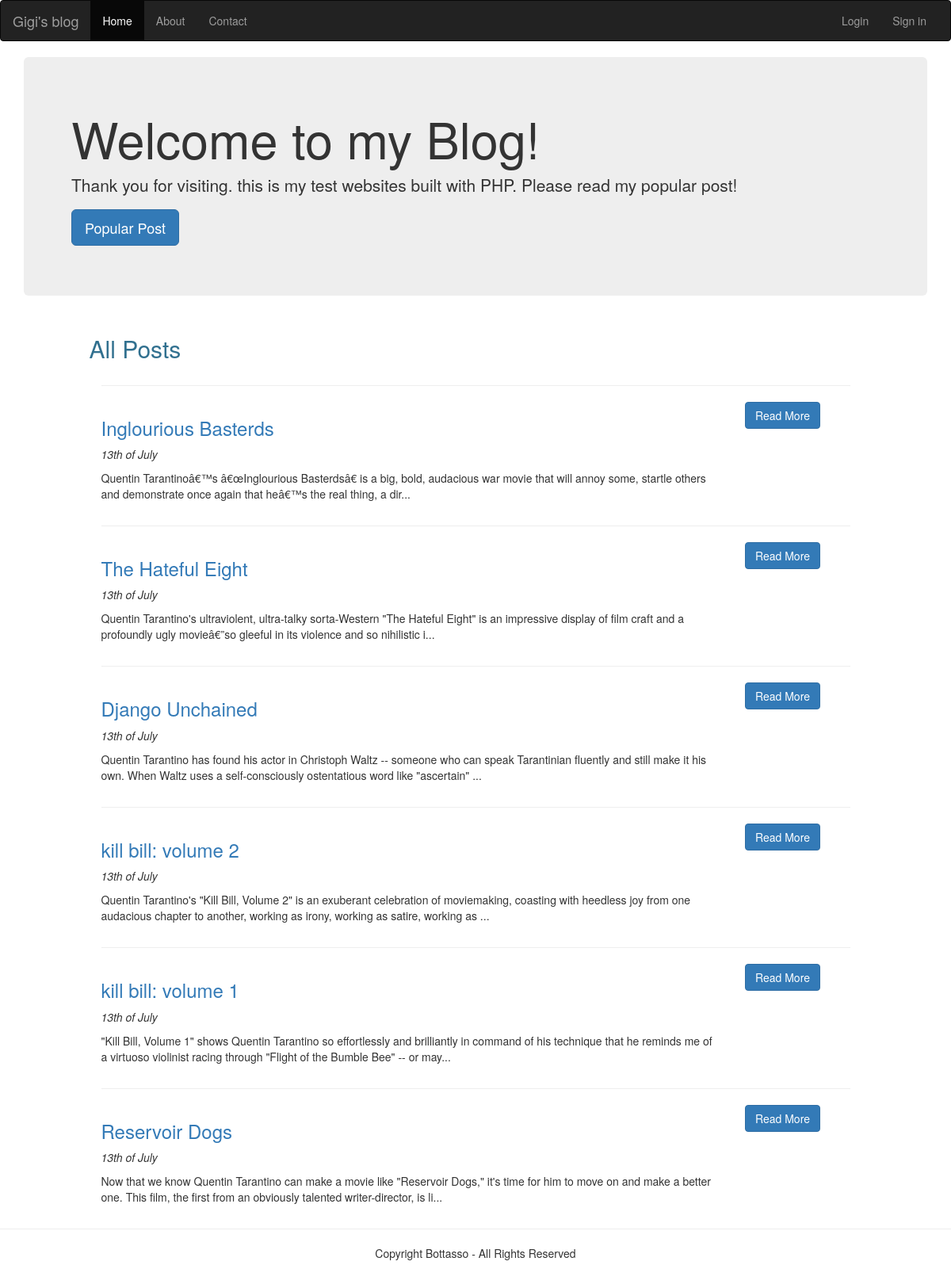
The app's page /view/home.php with its own data.
### tables this page shows
CREATE TABLE `post` (
  `ID` int(11) NOT NULL,
  `Title` varchar(255) NOT NULL,
  `Body` text NOT NULL,
  `Tags` varchar(255) DEFAULT NULL,
  `views` int(11) NOT NULL DEFAULT '0',
  `post_create` timestamp NULL DEFAULT CURRENT_TIMESTAMP,
  `post_update` timestamp NOT NULL DEFAULT CURRENT_TIMESTAMP ON UPDATE CURRENT_TIMESTAMP
);

### controller/all_post_controller.php (called while the page is built)
<?php
	$root = (strcmp($_SERVER['HTTP_HOST'], 'localhost')==0 ? ($_SERVER['DOCUMENT_ROOT']. '/MyBlog') : '') . '/';
		require_once $root . 'model/select_controller.php';
		require_once $root . 'controller/post_controller.php';
		$all_post_array = true;
		$state = selectAll($all_post_array);
		$all_post = array();
		foreach ($all_post_array as $obj) {
			$id = $obj['ID'];
			$title = $obj['Title'];
			$body = $obj['Body'];
			$tags = $obj['Tags'];
			$create = $obj['post_create'];
			$update = $obj['post_update'];
			$all_post[] = new Post($id, $title, $body, $tags, $create, $update);
		}

### model/DB.php (called while the page is built, shortened)
<?php
	class DB{
		private $DB_connection;
		private $DB_host;
		private $DB_name;
		private $DB_username;
		private $DB_password;
		private $link;
		function __construct($DB_connection=DB_CONNECTION, $DB_host=DB_HOST, $DB_name=DB_NAME, $DB_username=DB_USERNAME, $DB_password=DB_PASSWORD){
			$this->DB_connection = $DB_connection;
			$this->DB_host = $DB_host;
			$this->DB_name = $DB_name;
			$this->DB_username = $DB_username;
			$this->DB_password = $DB_password;
			$this->link = $this->connection();
		}
		private function connection(){
			try {
			    $conn = new PDO($this->DB_connection.':host='.$this->DB_host.';dbname='.$this->DB_name, $this->DB_username, $this->DB_password);
			    $conn->setAttribute(PDO::ATTR_ERRMODE, PDO::ERRMODE_EXCEPTION);
			    return $conn;
		    }catch(PDOException $e){
		    	return array('error' => $e->getCode());
		    }
		}
		function exec($query, $parameters=array(), &$results=null){
			try{
				$stmt = $this->link->prepare($query);
				$state = $stmt->execute($parameters);
				if($results != null)
					$results = $stmt->fetchAll(PDO::FETCH_ASSOC);
				return array('state' => $state);
			}catch(PDOException $e){
				return array('error' => $e->getCode());
			}
		}
	}

### model/select_controller.php (called while the page is built, shortened)
<?php
$root = (strcmp($_SERVER['HTTP_HOST'], 'localhost')==0 ? ($_SERVER['DOCUMENT_ROOT']. '/MyBlog') : '') . '/';
require_once $root . 'model/DB.php';
function selectAll(&$results, $table = 'Post', $order = 'ID'){
	$conn = new DB();
	$sql = 'SELECT * FROM ' . $table . ' t ORDER BY t.'. $order .' DESC';
	return $conn->exec($sql, array(), $results);
}

### controller/post_controller.php (called while the page is built, shortened)
<?php
$root = (strcmp($_SERVER['HTTP_HOST'], 'localhost')==0 ? ($_SERVER['DOCUMENT_ROOT']. '/MyBlog') : '') . '/';
	require_once $root . 'model/DB.php';
class Post {
	private $id;
	private $title;
	private $body;
	private $update;
	function __construct($id=null, $title=null, $body=null, $tags=null, $create=null, $update=null){
		$this->id = $id;
		$this->title = $title;
		$this->body = $body;
		$this->update = $update;
	}
	function getID(){
		return $this->id;
	}
	function getTitle(){
		return $this->title;
	}
	function getBody(){
		return $this->body;
	}
	function getDate(){
		return date('jS \of F', strtotime($this->update));
	}
}

### view/home.php (the view, shortened to what this page needs)
<?php
    $root = (strcmp($_SERVER['HTTP_HOST'], 'localhost')==0 ? ($_SERVER['DOCUMENT_ROOT']. '/MyBlog') : '') . '/';
 ?>
<!DOCTYPE html>
<html lang="en">
    <head>
    <?php require_once $root . 'view/components/header.php' ?>
    </head>
    <body>
        <?php require_once $root . 'view/components/navbar.php' ?>
        <div class="container">
        	<?php require_once $root . 'controller/all_post_controller.php' ?>
	        <?php require_once $root . 'view/welcome.php' ?>
            <div class="row">
            <div class="col col-md-offset-1"><h2 class="text-info">All Posts</h2></div>
            </div>
            <div class="row">
            <?php
                for ($i=0; $i < count($all_post); $i++) {
                ?>
                    <div class="col col-md-10 col-md-offset-1">
                    <hr>
                    <div class="row">
                        <div class="col col-md-10">
                            <h3 class="text-primary"> <?php echo $all_post[$i]->getTitle() ?> </h3>
                            <p><em><?php  echo $all_post[$i]->getDate() ?></em></p>
                            <p><?php echo substr($all_post[$i]->getBody(),0,200).((strlen($all_post[$i]->getBody())>200) ? '...' : '') ?></p>
                        </div>
                        <div class="col col-md-2">
                            <a href=<?php echo 'view_post.php?p=' . urlencode($all_post[$i]->getID()) ?> class="btn btn-primary">Read More</a>
                        </div>
                    </div>
                    </div>
            <?php
                }
             ?>
            </div>
        </div>
        <div class="row">
            <?php require_once $root . 'view/components/footer.php' ?>
        </div>
    </body>
</html>

### records on screen
post: Title "Inglourious Basterds", post_update "13th of July", Body "Quentin Tarantinoâ€™s â€œInglourious Basterdsâ€ is a big, bold, audacious war movie that will annoy some, startle others and demonstrate once again that heâ€™s the real thing, a dir"
post: Title "The Hateful Eight", post_update "13th of July", Body "Quentin Tarantino's ultraviolent, ultra-talky sorta-Western \"The Hateful Eight\" is an impressive display of film craft and a profoundly ugly movieâ€”so gleeful in its violence and so nihilistic i"
post: Title "Django Unchained", post_update "13th of July", Body "Quentin Tarantino has found his actor in Christoph Waltz -- someone who can speak Tarantinian fluently and still make it his own. When Waltz uses a self-consciously ostentatious word like \"ascertain\""
post: Title "kill bill: volume 2", post_update "13th of July", Body "Quentin Tarantino's \"Kill Bill, Volume 2\" is an exuberant celebration of moviemaking, coasting with heedless joy from one audacious chapter to another, working as irony, working as satire, working as"
post: Title "kill bill: volume 1", post_update "13th of July", Body "\"Kill Bill, Volume 1\" shows Quentin Tarantino so effortlessly and brilliantly in command of his technique that he reminds me of a virtuoso violinist racing through \"Flight of the Bumble Bee\" -- or may"
post: Title "Reservoir Dogs", post_update "13th of July", Body "Now that we know Quentin Tarantino can make a movie like \"Reservoir Dogs,\" it's time for him to move on and make a better one. This film, the first from an obviously talented writer-director, is li"
